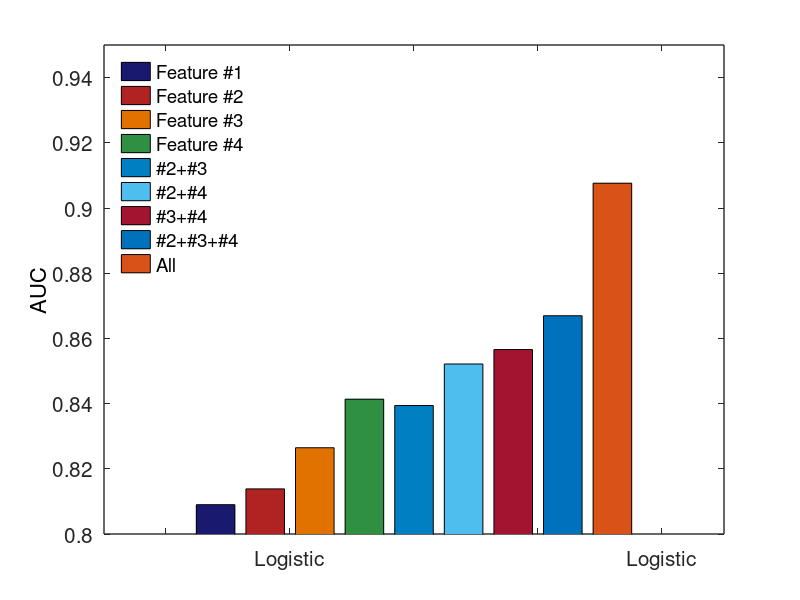

This figure's MATLAB source: (Note: this script raises an error after producing the figure.)
%% =====================================================================
% settings
LINE_WIDTH = 1.5;
MAKRER_SIZE = 10;

LINE_COLOR_2 = [178 34 34]./[256];
LINE_COLOR_1 = [25 25 112 ]./[256];
LINE_COLOR_3 =[227 114 0]./[256];
LINE_COLOR_4 = [47 145 66]./[256];
LINE_COLOR_5 = [128 0 255]./[256];
LINE_COLOR_6 = [0 128  196]./[256];

MARKER_1 = 'square'
MARKER_2 = '^'
MARKER_3 = 'diamond'
MARKER_4 = 'v'
MARKER_5 = 'o'

% font
FONT_SIZE_LEGEND = 13;
FONT_SIZE_AXIS = 15;
FONT_SIZE_LABEL = 16;
FONT_SIZE_TITLE = 18;

% axis
LINE_WIDTH_AXIS = 1;
LABEL_X = 'NA';
LABEL_Y = 'AUC';
LABEL_TITLE = '';
FLAG_GRID_Y = 'off';

% legend
LEGEND_TEXT_1 = '{\it\varsigma}_0=0.3';
LEGEND_TEXT_2 = '{\it\varsigma}_0=0.5';
LEGEND_TEXT_3 = '{\it\varsigma}_0=0.7';
LEGEND_TEXT_4 = '{\it\varsigma}_0=0.9';
LEGEND_POSITION = 4;

%% =====================================================================


%X = [1,2,3,4,5,6]

Y = [0.809 0.81384 0.82646 0.84136 0.83940 0.85215 0.85658 0.86695 0.90761;0 0 0 0 0 0 0 0 0 ];


%E = [2 2;2 2; 3 2; 4 2; 4 3;4 3]./200





%% =====================================================================
% create a new figure window
fig = figure();
set(fig, 'Position', [1 1 640 480]);
hold on;
h = bar(Y);
set(h(1),'facecolor',LINE_COLOR_1) 
set(h(2),'facecolor',LINE_COLOR_2) 
set(h(3),'facecolor',LINE_COLOR_3) 
set(h(4),'facecolor',LINE_COLOR_4) 
set(h(5),'facecolor',LINE_COLOR_6)






%% =====================================================================
% conigure legend
hL= legend('Feature #1','Feature #2','Feature #3','Feature #4','#2+#3','#2+#4','#3+#4','#2+#3+#4','All','location','northwest')
legend(hL, 'boxoff');


%% =====================================================================
% configure axis

axis([0.5,1.5,0.8,0.95])

hA = gca;
set(hA, 'FontSize', FONT_SIZE_AXIS);
set(hA, 'LineWidth', LINE_WIDTH_AXIS);
set(hA, 'YGrid', FLAG_GRID_Y);
% set(hA, 'Color', [1,0,1]); % background
% set(hA, 'XColor', [1,1,0]);
% set(hA, 'YColor', [1,0,1]);

% set(hA, 'XTickLabel',{'one';'two';'three'});
set(gca,'XTickLabel',{' ','Logistic', ''})
%hX = xlabel(LABEL_X);
hY = ylabel(LABEL_Y);
%set(hX, 'FontSize', FONT_SIZE_LABEL);
%set(hX, 'Color', 'k');
set(hY, 'FontSize', FONT_SIZE_LABEL);
set(hY, 'Color', 'k');


hT = title(LABEL_TITLE);
set(hT, 'FontSize', FONT_SIZE_TITLE);

box on;
hold off;
export_fig feature -eps -transparent;

%% =====================================================================
% end
